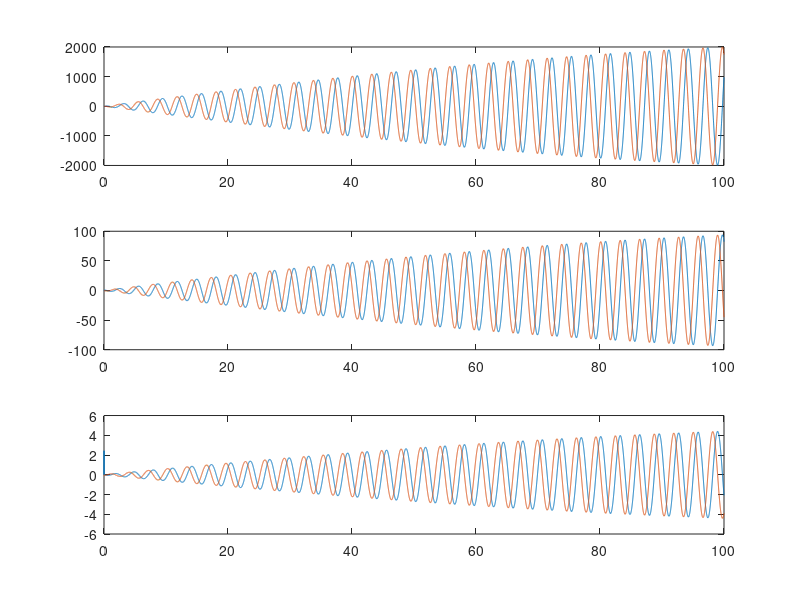

Reproduce this figure in MATLAB.
clear all; clc; close all;
%==========const.=================
max_sample = 18000; %Set in the PPE
gamma = 42.57746778; %(1/ms/mT)
gr_dwell = 6.4e-3; %in ms
gr_max_str = 40; % in mT/m
gr_max_slewRate = 50; %in mT/m/ms

%=========Scan Parameters============
Par.FOV_xy = 0.210;%FOV in M/P in m
Par.FOV_z = 0.040;  %FOV in S in m
Par.VOX_xy = 0.010; %Voxel size in M/P in m
Par.VOX_z = 0.010;  %Voxel size in S in m
%============END=====================

kz_max = 2 * pi / Par.VOX_z;
kxy_max = 2 * pi / Par.VOX_xy;

fun_Rz = @(kz, kz_max)(1+2 * abs(kz) ./ kz_max); %undersample profile in z (User define)
fun_Rr = @(r, kxy_max)(1.5 + abs(r) ./ kxy_max);  %undersample profile in z (User define)
%% Kz and Rz(undersample profile in z)
delta_kz = 2 * pi / Par.FOV_z;
kz = cat(2, fliplr(-delta_kz:-delta_kz:-kz_max),0:delta_kz:kz_max);
Rz = fun_Rz(kz,kz_max);

%model K = A*theta(t)*exp(-i*theta(t))
t = [0:gr_dwell:100]';
theta = 2 * t;
A = 10 * sqrt( 2 -1 * t./t(end));
K = A .* theta.*exp(-i .* theta);
Kx = real(K);
Ky = imag(K);
Gx = cat(1, 0, diff(Kx)./gr_dwell)./gamma;
Gy = cat(1, 0, diff(Ky)./gr_dwell)./gamma;
Gx_sr =  cat(1, 0, diff(Gx)./gr_dwell)./gamma;
Gy_sr = cat(1, 0, diff(Gy)./gr_dwell)./gamma;

figure(5); subplot(311); plot(t, Kx); hold on; plot(t, Ky);
subplot(312); plot(t, Gx); hold on; plot(t, Gy);
subplot(313); plot(t, Gx_sr); hold on; plot(t, Gy_sr);